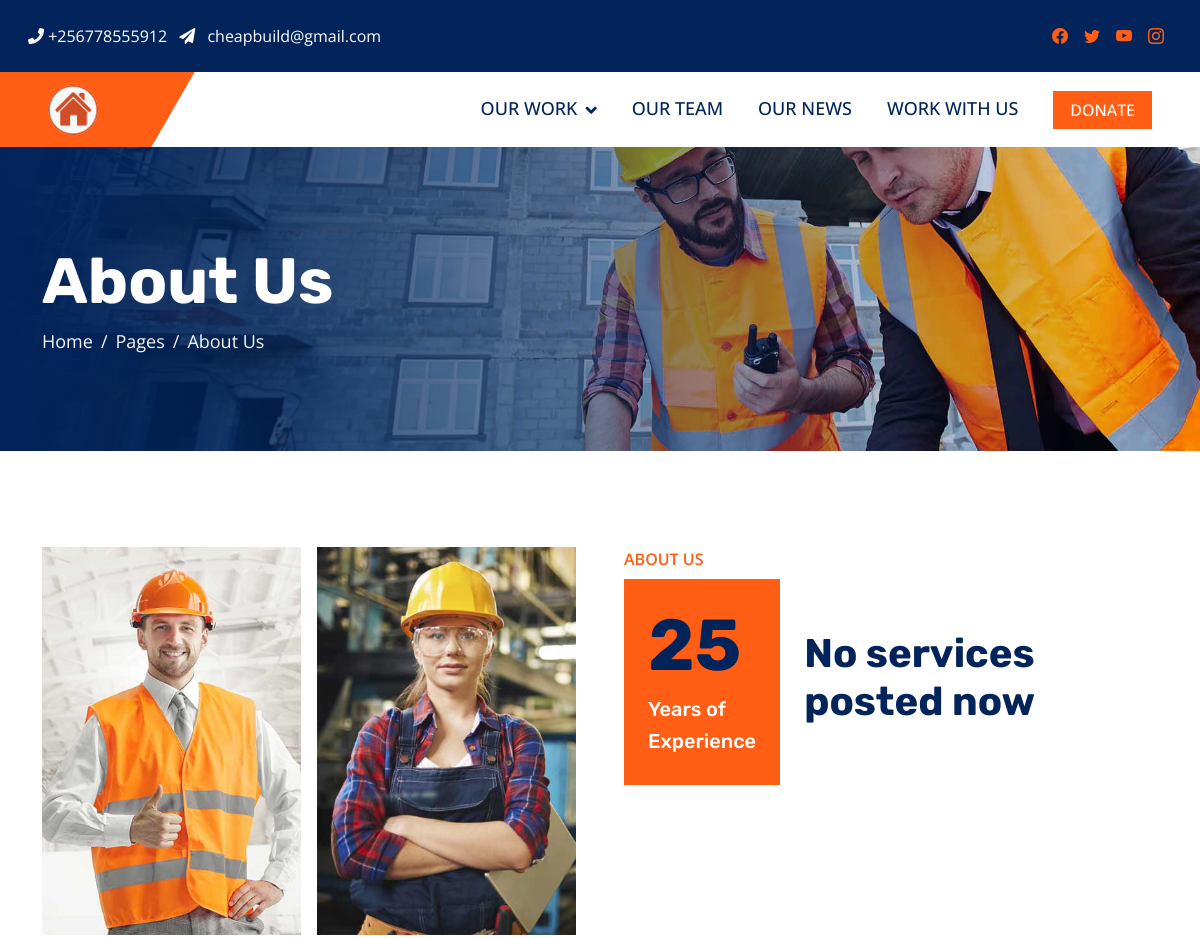
Page /about/ (upper part) on the earlier database version.
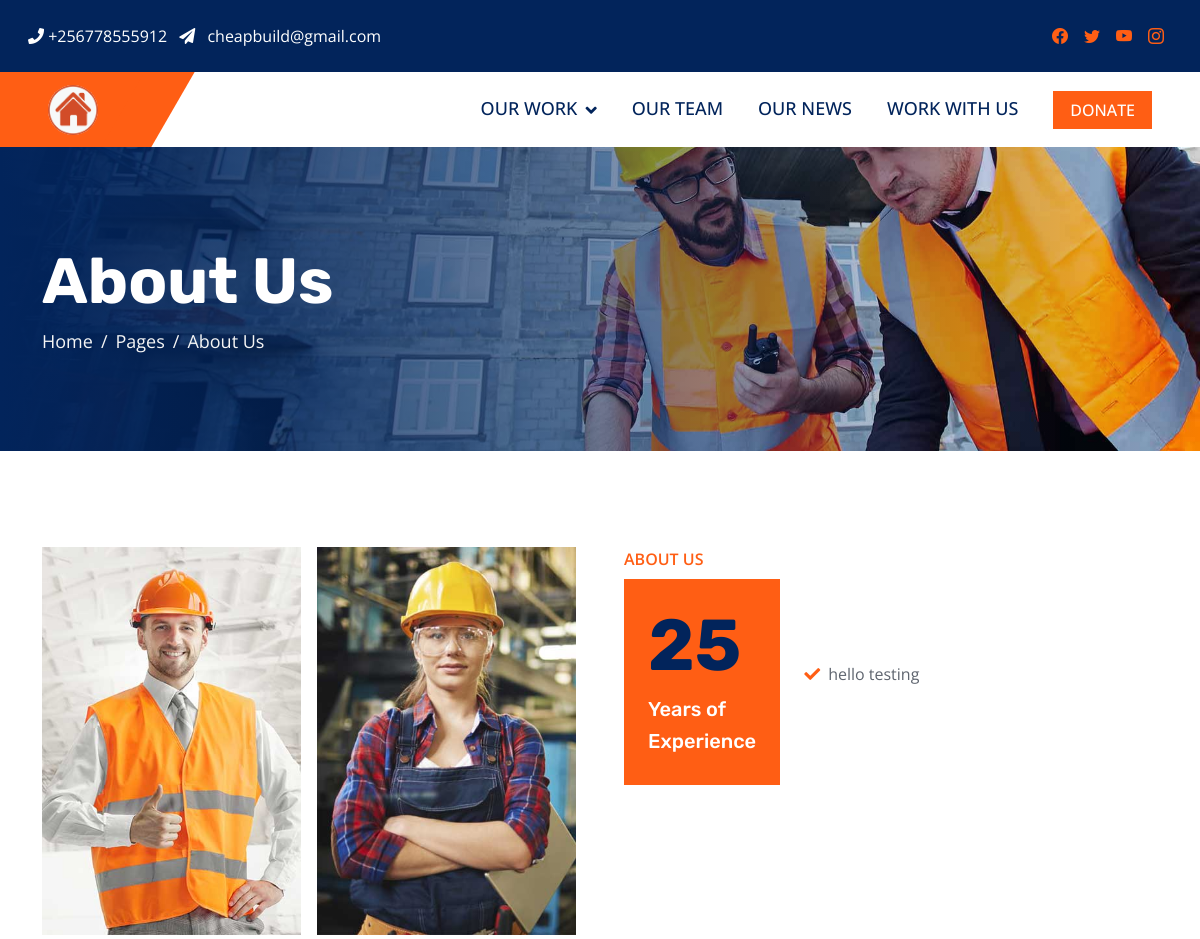
Same page on the later database version.
### mainweb/models.py (models this page shows, shortened)
class Timez(models.Model):
    id = models.UUIDField(primary_key=True, default=uuid.uuid4, editable=False)
    created = models.DateField(auto_now_add=True, auto_now=False)
    updated = models.DateField(auto_now_add=False, auto_now=True)
    class Meta:
        abstract = True  # Make Timez model abstract

class Services(Timez):
	title        = models.CharField(max_length=200,null=True, blank=True)
	slug         = models.SlugField(max_length=200, unique_for_date='publish')
	body         = RichTextField()
	image        = models.ImageField(upload_to='media/Services', null=True, blank=True)
	publish      = models.DateTimeField(default=timezone.now)
	class Meta:
		verbose_name_plural = '09. Services'

### mainweb/views.py (the view)
# urls.py: path('about/',views.About_View, name="Aboutpage"),
def About_View(request):
	context = get_contact_info()
	return render(request, 'mainweb/about.html',context)

### mainweb/templates/mainweb/about.html (shortened to what this page needs)
{% extends 'mainweb/main.html'  %}
{% load static %}
{% block content %}
<div class="container-fluid page-header py-5 mb-5 wow fadeIn" data-wow-delay="0.1s">
    <div class="container py-5">
        <h1 class="display-3 text-white animated slideInRight">About Us</h1>
        <nav aria-label="breadcrumb">
            <ol class="breadcrumb animated slideInRight mb-0">
                <li class="breadcrumb-item"><a href="/">Home</a></li>
                <li class="breadcrumb-item"><a href="">Pages</a></li>
                <li class="breadcrumb-item active" aria-current="page">About Us</li>
            </ol>
        </nav>
    </div>
</div>
    {% include 'mainweb/background.html' %}
{% endblock %}

### mainweb/templates/mainweb/background.html (shortened to what this page needs)
{% load static %}
<div class="container-xxl py-5">
    <div class="container">
        <div class="row g-5">
            <div class="col-lg-6">
                <div class="row gx-3 h-100">
                    <div class="col-6 align-self-start wow fadeInUp" data-wow-delay="0.1s">
                        <img class="img-fluid" src="{% static 'img/about-1.jpg' %}">
                    </div>
                    <div class="col-6 align-self-end wow fadeInDown" data-wow-delay="0.1s">
                        <img class="img-fluid" src="{% static 'img/about-2.jpg' %}">
                    </div>
                </div>
            </div>
            <div class="col-lg-6 wow fadeIn" data-wow-delay="0.5s">
                <p class="fw-medium text-uppercase text-primary mb-2">About Us</p>
                <div class="d-flex align-items-center mb-4">
                    <div class="flex-shrink-0 bg-primary p-4">
                        <h1 class="display-2">25</h1>
                        <h5 class="text-white">Years of</h5>
                        <h5 class="text-white">Experience</h5>
                    </div>
                    <div class="ms-4">
                        {% if service %}
                            {% for serving in service|slice:":4" %}
                            <p><i class="fa fa-check text-primary me-2"></i>{{serving.title}}</p>
                            {% endfor %}
                        {% else %}
                            <h1>No services posted now</h1>
                        {% endif %}
                    </div>
                </div>
            </div>
        </div>
        <div class="row g-5">
        </div>
    </div>
</div>

Differences in the rows shown:
added Services: title "hello testing"
Other differences:
text no longer shown: "No services posted now"
